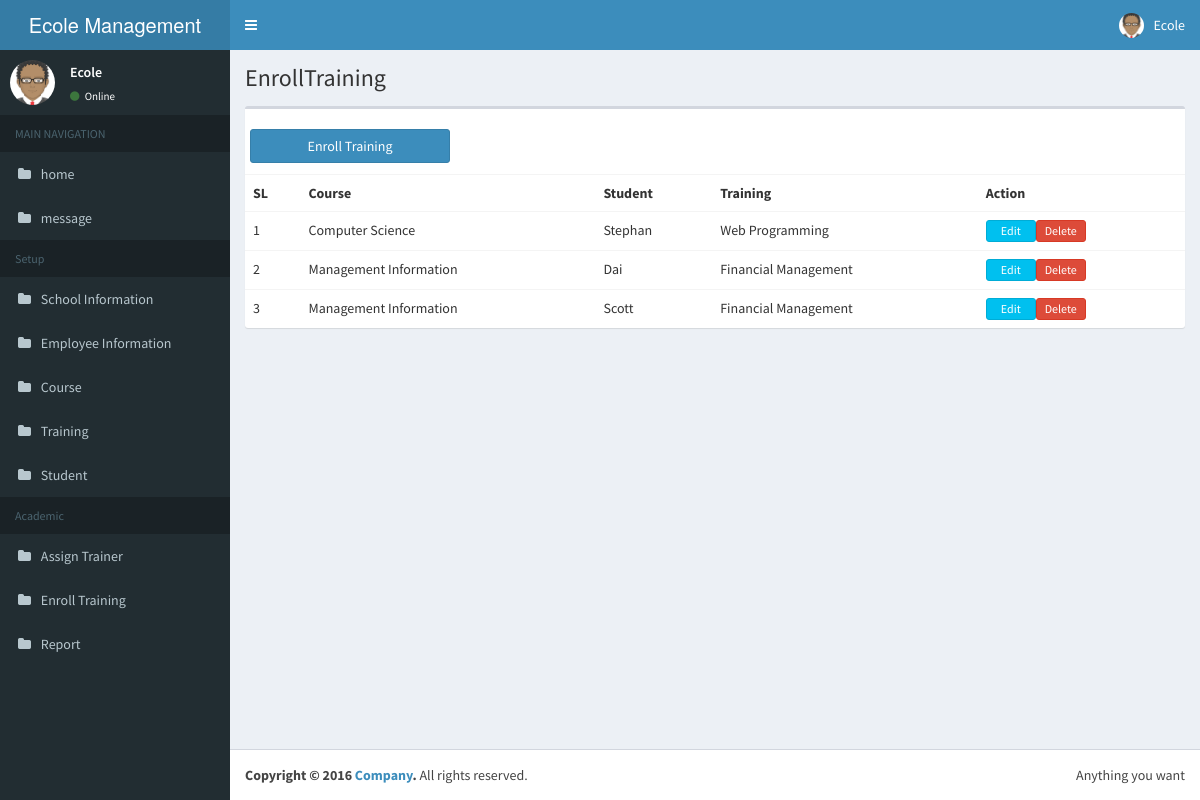
Page /stmanager/views/academic/EnrollTraining.php (signed in) on the committed database.
### tables this page shows
CREATE TABLE `employee` (
  `_id` bigint(20) NOT NULL AUTO_INCREMENT,
  `emp_surname` varchar(30) DEFAULT NULL,
  `emp_name` varchar(30) DEFAULT NULL,
  `emp_connum` varchar(30) DEFAULT NULL,
  `emp_gender` tinyint(1) DEFAULT NULL,
  `emp_birth` date DEFAULT NULL,
  `emp_img` varchar(30) DEFAULT NULL,
  `emp_status` int(11) DEFAULT NULL,
  PRIMARY KEY (`_id`)
);

CREATE TABLE `training` (
  `_id` bigint(20) NOT NULL AUTO_INCREMENT,
  `cur_id` bigint(20) DEFAULT NULL,
  `tran_name` varchar(30) DEFAULT NULL,
  `tran_startdate` date DEFAULT NULL,
  `tran_enddate` date DEFAULT NULL,
  `tran_descr` varchar(30) DEFAULT NULL,
  PRIMARY KEY (`_id`)
);

### stmanager/settings/settings.php (called while the page is built, shortened)
<?php
$cfg_homepageTitle = "Ecole Management System";
$cfg_database = "new";
$cfg_server = 'localhost';
$cfg_username = 'root';
$cfg_password = '';
?>

### model/db_abstractcrud.php (called while the page is built, shortened)
<?php
if(!class_exists("db_abstractcrud")) {
class db_abstractcrud
{
	var $conn;
	function db_abstractcrud()
	{
		include "../../settings/settings.php";
        $db_name = $cfg_database;
		$this->conn = mysqli_connect($cfg_server, $cfg_username, $cfg_password,$db_name) or die("Could not connect : " . mysqli_error());
		$this->conn->set_charset('utf8');
	}
	function getAllElement($tablename,$field='*',$orderby='_id',$where='')
	{
		$where_clause='';
		if ($where!='')
			$where_clause = "WHERE $where";
		$data = array();
		if($result = $this->conn->query("SELECT $field FROM $tablename $where_clause ORDER BY $orderby")) {
			while ($row = $result->fetch_array()) {
				$data[] = $row;
			}
		}
		return $data;
	}
	function idToFields($tablename,$id,$orderby='_id')
	{
		$result = $this->conn->query("SELECT * FROM $tablename WHERE _id=\"$id\" ORDER BY $orderby");
		$row = mysqli_fetch_assoc($result);
		if (mysqli_num_rows($result)>0) return $row;
		else return false;
	}
}
}
?>

### stmanager/controller/special/common.php (called while the page is built, shortened)
<?php
class common
{
    var $dbuser,$dbemployee,$dbstudent;
    function __construct(){
        require_once("../../model/db_employee.php");
        require_once("../../model/db_student.php");
        $this->dbemployee = new db_employee();
    }
    public function getByEmpId($id){
        return $this->dbemployee->getById($id);
    }
}

### stmanager/model/db_employee.php (called while the page is built, shortened)
<?php
class db_employee
{
    var $dbcrud;
    var $dbuser;
    var $table;
    var $userType;
    function db_employee()
    {
        include_once('db_abstractcrud.php');
        include_once('db_user.php');
        $this->dbcrud = new db_abstractcrud();
        $this->dbuser = new dbo_user();
        $this->table = 'employee';
        $this->userType = 0;
    }
    function getById($id){
        $now = $ps = array();
        if(!$now = $this->dbcrud->idToFields($this->table,$id))
            return false;
        if(!$ps = $this->dbuser->getByPs($now['_id'],$this->userType))
            return false;
        $now['user_name'] = $ps['user_name'];
        $now['user_email'] = $ps['user_email'];
        $now['user_password'] = $ps['user_password'];
        return $now;
    }
}

### stmanager/model/db_user.php (called while the page is built, shortened)
<?php
class dbo_user
{
    var $dbcrud;
    var $table;
    function dbo_user()
    {
        include_once('db_abstractcrud.php');
        $this->dbcrud = new db_abstractcrud();
        $this->table = 'user';
    }
    public function getByPs($ps_id,$type = false){
        $where = '';
        if($type) {
            $where = "ps_id = '$ps_id' and user_type = '$type'";
        }else{
            $where = "ps_id = '$ps_id'";
        }
        $list = $this->dbcrud->getAllElement($this->table,'*','_id',$where);
        if(count($list) >0)
            return $list[0];
        return false;
    }
}
?>

### stmanager/controller/academic/enrolltraining.php (called while the page is built, shortened)
<?php
class enrolltraining
{
    var $dbstudent;
    var $dbenrolltraining;
    function __construct(){
        require_once "../../model/db_course.php";
        require_once "../../model/db_student.php";
        require_once("../../model/db_enrolltraining.php");
        $this->dbstudent = new db_student();
        $this->dbenrolltraining = new db_enrolltraining();
    }
    public function getStudentList(){
        return $this->dbstudent->getAll();
    }
    public function getAllEnrollTrainings() {
        return $this->dbenrolltraining->getFullInfo();
    }
}

### stmanager/model/db_enrolltraining.php (called while the page is built, shortened)
<?php
class db_enrolltraining
{
    var $dbcrud;
    var $table;
    var $dbcourse;
    function db_enrolltraining() {
        include_once('db_abstractcrud.php');
        include_once('db_course.php');
        include_once('db_student.php');
        $this->dbcrud = new db_abstractcrud();
        $this->dbcourse = new db_course();
        $this->dbstudent = new db_student();
        $this->dbtraining = new db_training();
        $this->table = 'enroll_training';
    }
    public function getFullInfo(){
        $list = $this->getAll();
        $resultArr = array();
        foreach($list as $enroll_training) {
            $student = $this->dbstudent->getById($enroll_training[STUDENT_ID]);
            $enroll_training[STUDENT_NAME] = $student[STUDENT_NAME];
            $training = $this->dbtraining->getById($enroll_training[TRAINING_ID]);
            $enroll_training[TRAINING_NAME] = $training[TRAINING_NAME];
            $course = $this->dbcourse->getById($student[COURSE_ID]);
            $enroll_training[COURSE_ID] = $course[ID];
            $enroll_training[COURSE_NAME] = $course[COURSE_NAME];
            $resultArr[] = $enroll_training;
        }
        return $resultArr;
    }
    public function getAll(){
        return $this->dbcrud->getAllElement($this->table);
    }
}

### stmanager/model/db_student.php (called while the page is built, shortened)
<?php
class db_student
{
    var $dbcrud;
    var $dbuser;
    var $table;
    var $dbcourse;
    var $userType;
    function db_student()
    {
        include_once('db_abstractcrud.php');
        include_once('db_user.php');
        include_once('db_course.php');
        $this->dbcrud = new db_abstractcrud();
        $this->dbuser = new dbo_user();
        $this->dbcourse = new db_course();
        $this->userType = STUDENT_TYPE;
        $this->table = 'student';
    }
    public function getAll(){
        $list = $this->dbcrud->getAllElement($this->table);
        $psList = $this->dbuser->parseListByType('ps_id',$this->userType);
        $resultArr = array();
        for($i=0;$i<count($list);$i++){
            $course = $this->dbcourse->getById($list[$i][STUDENT_CUR_ID]);
            $ps = $psList[$list[$i]['_id']];
            $list[$i]['user_id'] = $ps['user_name'];
            $list[$i]['user_email'] = $ps['user_email'];
            $list[$i]['user_password'] = $ps['user_password'];
            $list[$i]['course_name'] = $course['cur_name'];
            $resultArr[] = $list[$i];
        }
        return $resultArr;
    }
    function getById($id){
        $now = $ps = $course = array();
        if(!$now = $this->dbcrud->idToFields($this->table,$id))
            return false;
        if(!$ps = $this->dbuser->getByPs($now['_id'],$this->userType))
            return false;
        if(!$course = $this->dbcourse->getById($now['cur_id']))
            return false;
        $now['user_name'] = $ps['user_name'];
        $now['user_email'] = $ps['user_email'];
        $now['user_password'] = $ps['user_password'];
        $now['course_name'] = $course['cur_name'];
        return $now;
    }
}

### stmanager/model/db_course.php (called while the page is built, shortened)
<?php
class db_course
{
    var $dbcrud;
    var $table;
    function db_course() {
        include_once('db_abstractcrud.php');
        $this->dbcrud = new db_abstractcrud();
        $this->table = 'course';
    }
    function getById($id){
        return $this->dbcrud->idToFields($this->table, $id);
    }
}

### stmanager/views/academic/EnrollTraining.php (the view, shortened to what this page needs)
<?php
include "../main/header.php";
require_once "../../controller/academic/enrolltraining.php";
$vc = new enrolltraining();
$studentList = $vc->getStudentList();
$enrotrainList = $vc->getAllEnrollTrainings();
?>
<section class="content">
    <div class="row">
        <div class="col-xs-12">
            <div class="box">
                <div class="box-header" style="height:65px">
                    <div class="col-xs-12" style="padding-top:10px; padding-bottom:10px">
                        <div class="input-group input-group-sm" style="float:left; margin-left:-20px;">
                            <a href="EnrollTraining_entry.php"> <button type="button" class="btn btn-block btn-primary" style="width:200px">Enroll Training</button> </a>
                        </div>
                    </div>
                </div>
                <div class="box-body table-responsive no-padding">
                    <table class="table table-hover">
                        <tr>
                            <th>SL</th>
                            <th>Course</th>
                            <th>Student</th>
                            <th>Training</th>
                            <th>Action</th>
                        </tr>
                        <?php $i = 1; foreach ($enrotrainList as $enroll_training) { ?>
                        <tr>
                            <td><?php echo $i++; ?></td>
                            <td><?php echo $enroll_training[COURSE_NAME]; ?></td>
                            <td><?php echo $enroll_training[STUDENT_NAME]; ?></td>
                            <td><?php echo $enroll_training[TRAINING_NAME]; ?></td>
                            <td>
                                <a href="EnrollTraining_entry.php?enrotran_id=<?php echo $enroll_training[ID]; ?>"><button type="button" class="btn btn-block btn-info btn-xs" style="width:50px;float:left">Edit</button></a>
                                <a href="EnrollTraining.php?enrotran_id=<?php echo $enroll_training[ID]; ?>"><button type="button" class="btn btn-block btn-danger btn-xs" style="width:50px;float:left" onclick="return confirmDelete();">Delete</button></a>
                            </td>
                        </tr>
                        <?php } ?>
                    </table>
                </div>
            </div>
        </div>
    </div>
</section>
<?php
include "../main/footer.php";
?>

### stmanager/views/main/header.php (shortened to what this page needs)
<?php
include "../../settings/settings.php";
require_once "../../controller/special/common.php";
$vc = new common();
$emp_now = array();
$nowImg = $nowName = '';
$ps_id = $_SESSION['psId'];
if($_SESSION['userType'] == 0) {
    if (!$emp_now = $vc->getByEmpId($ps_id)) {
        echo 'Serve Not Found';
        exit();
    }
    $nowImg = $emp_now['emp_img'];
    $nowName = $emp_now['emp_name'];
}
?>
<!DOCTYPE html>
<html>
<head>
    <link rel="stylesheet" href="../../resource/bootstrap/css/bootstrap.min.css">
    <link rel="stylesheet" href="https://cdnjs.cloudflare.com/ajax/libs/font-awesome/4.5.0/css/font-awesome.min.css">
    <link rel="stylesheet" href="https://cdnjs.cloudflare.com/ajax/libs/ionicons/2.0.1/css/ionicons.min.css">
    <link rel="stylesheet" href="../../resource/dist/css/AdminLTE.min.css">
    <link rel="stylesheet" href="../../resource/dist/css/skins/skin-blue.min.css">
    <link rel="stylesheet" href="../../resource/plugins/bootstrap-wysihtml5/bootstrap3-wysihtml5.min.css">
    <link rel="stylesheet" href="../../resource/plugins/datatables/dataTables.bootstrap.css">
</head>
<body class="hold-transition skin-blue sidebar-mini">
<div class="wrapper">
    <header class="main-header">
        <a href="index2.html" class="logo">
            <span class="logo-lg"><?php echo $cfg_homepageTitle; ?></span>
        </a>
        <nav class="navbar navbar-static-top" role="navigation">
            <a href="#" class="sidebar-toggle" data-toggle="offcanvas" role="button">
            </a>
            <div class="navbar-custom-menu">
                <ul class="nav navbar-nav">
                    <li class="dropdown user user-menu">
                        <a href="#" class="dropdown-toggle" data-toggle="dropdown">
                            <img src="<?php echo RES_PATH.$nowImg;?>" class="user-image" alt="User Image">
                            <span class="hidden-xs"><?php echo $nowName;?></span>
                        </a>
                    </li>
                </ul>
            </div>
        </nav>
    </header>
    <aside class="main-sidebar">
        <section class="sidebar">
            <div class="user-panel">
                <div class="pull-left image">
                    <img src="<?php echo RES_PATH.$nowImg;?>" class="img-circle" alt="User Image">
                </div>
                <div class="pull-left info">
                    <p><?php echo $nowName;?></p>
                    <a href="#"><i class="fa fa-circle text-success"></i> Online</a>
                </div>
            </div>
            <?php
                $urltmp =  explode('/', $_SERVER['REQUEST_URI']);
                $titleTemp = $urltmp[count($urltmp)-1];
                $subUrl = explode('?', $titleTemp);
                $subUrl = explode('.', $subUrl[0]);
                $subUrl = explode('_', $subUrl[0]);
                $nowTitle = $subUrl[0];
                $header_info = array('MAIN NAVIGATION'=>array('home'=>array('url'=>'../navigation/home.php'),
                                                              'message'=>array('url'=>'../navigation/message.php')),
                                     'Setup'=>array('School Information'=>array('url'=>'../setup/SchoolInformation.php'),
                                                    'Employee Information'=>array('url'=>'../setup/EmployeeInformation.php'),
                                                    'Course'=>array('url'=>'../setup/Course.php'),
                                                    'Training'=>array('url'=>'../setup/Training.php'),
                                                    'Student'=>array('url'=>'../setup/Student.php')),
                                     'Academic'=>array('Assign Trainer'=>array('url'=>'../academic/AssignTrainer.php'),
                                                        'Enroll Training'=>array('url'=>'../academic/EnrollTraining.php'),
                                                        'Report'=>array('url'=>'../academic/Report.php')));
            ?>
            <ul class="sidebar-menu">
            <?php foreach ($header_info as $mainKey => $headerMain) {?>
                <li class="header"><?php echo $mainKey; ?></li>
                <?php foreach($headerMain as $subKey=>$headerSub){
                    if(strtolower($subKey) == strtolower($nowTitle)){
                        $nowTitle = $subKey;
                        $mainTitle = $mainKey;
                        echo '<li class="active"><a href="'.$headerSub['url'].'"><i class="fa fa-folder"></i> <span>'.$subKey.'</span></a></li>';
                    }else{
                        echo '<li><a href="'.$headerSub['url'].'"><i class="fa fa-folder"></i> <span>'.$subKey.'</span></a></li>';
                    }
                }?>
            <?php }?>
            </ul>
        </section>
    </aside>
    <div class="content-wrapper">
    <section class="content-header">
        <h1>
            <?php echo $nowTitle; ?>
        </h1>
    </section>

### rows in the picture
employee: emp_img (placeholder picture), emp_name "Ecole"
training: enroll_training "Management Information", enroll_training "Dai", tran_name "Financial Management"

### other values in the picture
$cfg_homepageTitle "Ecole Management…"
$mainKey "MAIN NAVIGATION"
$subKey "home"
$subKey "message"
$mainKey "Setup"
$subKey "School Information"
$subKey "Employee Information"
$subKey "Course"
$subKey "Training"
$subKey "Student"
$mainKey "Academic"
$subKey "Assign Trainer"
$subKey "Enroll Training"
$subKey "Report"
$nowTitle "EnrollTraining"
